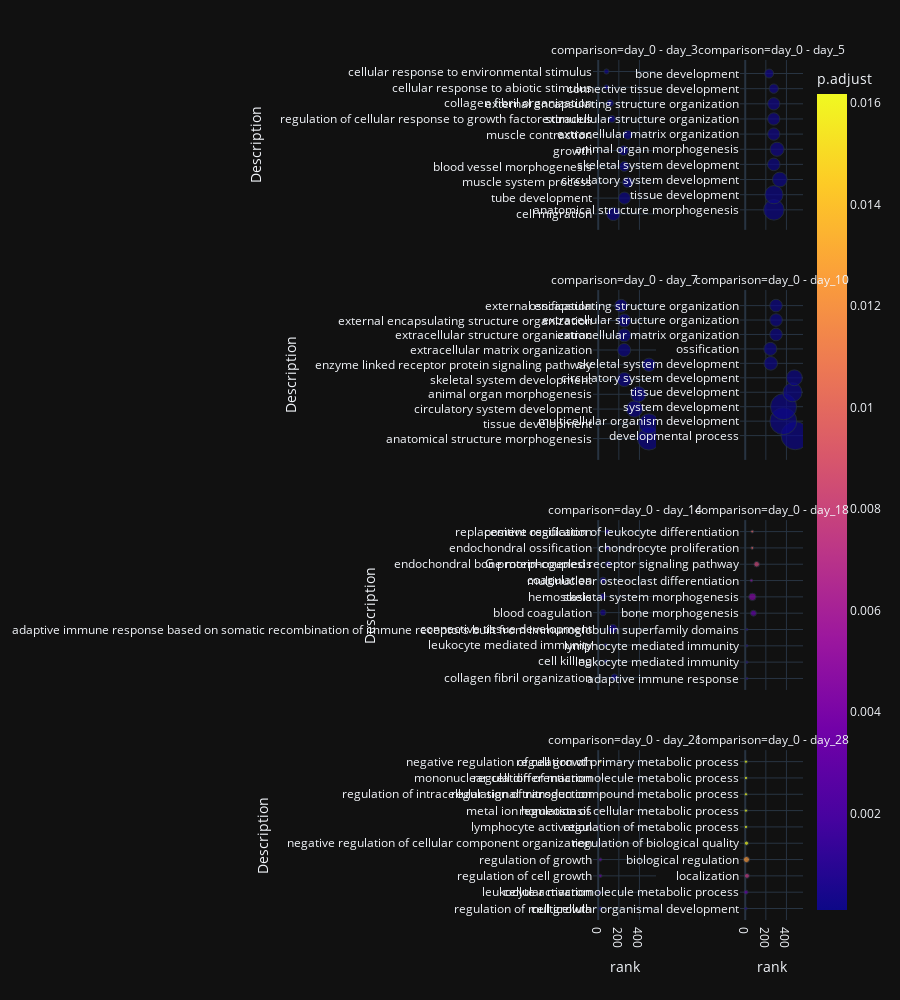

The code cell stored with this chart in its notebook:
### Code cell
%R -o gsearesult
gsearesult = gsearesult.reset_index()
fig = px.scatter(gsearesult, y='Description', color='p.adjust', size='setSize', x='rank', facet_col='comparison', facet_col_wrap=2, facet_col_spacing=0.4, height=1000)
fig.update_yaxes(matches=None, showticklabels=True)
fig

### Figure 1 — Plotly figure (JSON) as saved in the notebook; plotly's stock layout.template omitted (floating-point values rounded to 4 significant figures)
{"data": [{"hovertemplate": "comparison=day_0 - day_3<br>rank=%{x}<br>Description=%{y}<br>setSize=%{marker.size}<br>p.adjust=%{marker.color}<extra></extra>", "legendgroup": "", "marker": {"color": [0.0001241, 0.0001277, 0.0001332, 0.0001339, 0.0001355, 0.000138, 0.0001468, 0.0001474, 0.0001586, 0.0001586], "coloraxis": "coloraxis", "size": [79, 65, 48, 45, 43, 38, 23, 22, 12, 12], "sizemode": "area", "sizeref": 0.895, "symbol": "circle"}, "mode": "markers", "name": "", "orientation": "h", "showlegend": false, "x": [147.0, 255.0, 286.0, 253.0, 245.0, 286.0, 133.0, 116.0, 80.0, 80.0], "xaxis": "x7", "y": ["cell migration", "tube development", "muscle system process", "blood vessel morphogenesis", "growth", "muscle contraction", "regulation of cellular response to growth factor stimulus", "collagen fibril organization", "cellular response to abiotic stimulus", "cellular response to environmental stimulus"], "yaxis": "y7", "type": "scatter"}, {"hovertemplate": "comparison=day_0 - day_5<br>rank=%{x}<br>Description=%{y}<br>setSize=%{marker.size}<br>p.adjust=%{marker.color}<extra></extra>", "legendgroup": "", "marker": {"color": [0.0001035, 0.0001049, 0.0001086, 0.000112, 0.0002192, 0.0002255, 0.0002255, 0.0002255, 0.0002421, 0.0002443], "coloraxis": "coloraxis", "size": [190, 149, 98, 71, 89, 68, 68, 68, 39, 36], "sizemode": "area", "sizeref": 0.895, "symbol": "circle"}, "mode": "markers", "name": "", "orientation": "h", "showlegend": false, "x": [278.0, 279.0, 336.0, 277.0, 309.0, 277.0, 277.0, 277.0, 277.0, 232.0], "xaxis": "x8", "y": ["anatomical structure morphogenesis", "tissue development", "circulatory system development", "skeletal system development", "animal organ morphogenesis", "extracellular matrix organization", "extracellular structure organization", "external encapsulating structure organization", "connective tissue development", "bone development"], "yaxis": "y8", "type": "scatter"}, {"hovertemplate": "comparison=day_0 - day_7<br>rank=%{x}<br>Description=%{y}<br>setSize=%{marker.size}<br>p.adjust=%{marker.color}<extra></extra>", "legendgroup": "", "marker": {"color": [0.0001033, 0.0001048, 0.000108, 0.000109, 0.0001111, 0.0001133, 0.0001137, 0.0001137, 0.0001137, 0.0001141], "coloraxis": "coloraxis", "size": [236, 181, 121, 106, 90, 78, 77, 77, 77, 74], "sizemode": "area", "sizeref": 0.895, "symbol": "circle"}, "mode": "markers", "name": "", "orientation": "h", "showlegend": false, "x": [492.0, 492.0, 352.0, 389.0, 253.0, 492.0, 252.0, 252.0, 252.0, 222.0], "xaxis": "x5", "y": ["anatomical structure morphogenesis", "tissue development", "circulatory system development", "animal organ morphogenesis", "skeletal system development", "enzyme linked receptor protein signaling pathway", "extracellular matrix organization", "extracellular structure organization", "external encapsulating structure organization", "ossification"], "yaxis": "y5", "type": "scatter"}, {"hovertemplate": "comparison=day_0 - day_10<br>rank=%{x}<br>Description=%{y}<br>setSize=%{marker.size}<br>p.adjust=%{marker.color}<extra></extra>", "legendgroup": "", "marker": {"color": [0.0001011, 0.0001013, 0.0001014, 0.0001034, 0.0001059, 0.0001087, 0.0001102, 0.0001109, 0.0001109, 0.0001109], "coloraxis": "coloraxis", "size": [358, 326, 307, 163, 113, 83, 77, 71, 71, 71], "sizemode": "area", "sizeref": 0.895, "symbol": "circle"}, "mode": "markers", "name": "", "orientation": "h", "showlegend": false, "x": [485.0, 370.0, 372.0, 459.0, 477.0, 248.0, 244.0, 299.0, 299.0, 299.0], "xaxis": "x6", "y": ["developmental process", "multicellular organism development", "system development", "tissue development", "circulatory system development", "skeletal system development", "ossification", "extracellular matrix organization", "extracellular structure organization", "external encapsulating structure organization"], "yaxis": "y6", "type": "scatter"}, {"hovertemplate": "comparison=day_0 - day_14<br>rank=%{x}<br>Description=%{y}<br>setSize=%{marker.size}<br>p.adjust=%{marker.color}<extra></extra>", "legendgroup": "", "marker": {"color": [0.0001293, 0.0002558, 0.0002558, 0.0003673, 0.0003894, 0.0003894, 0.0003894, 0.0006908, 0.0007327, 0.0007327], "coloraxis": "coloraxis", "size": [23, 5, 5, 36, 18, 18, 18, 15, 11, 11], "sizemode": "area", "sizeref": 0.895, "symbol": "circle"}, "mode": "markers", "name": "", "orientation": "h", "showlegend": false, "x": [158.0, 74.0, 74.0, 142.0, 46.0, 46.0, 46.0, 99.0, 87.0, 87.0], "xaxis": "x3", "y": ["collagen fibril organization", "cell killing", "leukocyte mediated immunity", "connective tissue development", "blood coagulation", "hemostasis", "coagulation", "endochondral bone morphogenesis", "endochondral ossification", "replacement ossification"], "yaxis": "y3", "type": "scatter"}, {"hovertemplate": "comparison=day_0 - day_18<br>rank=%{x}<br>Description=%{y}<br>setSize=%{marker.size}<br>p.adjust=%{marker.color}<extra></extra>", "legendgroup": "", "marker": {"color": [0.0009618, 0.0009618, 0.0009618, 0.0009618, 0.00296, 0.004359, 0.004782, 0.008199, 0.00973, 0.00973], "coloraxis": "coloraxis", "size": [3, 3, 3, 3, 16, 25, 4, 14, 4, 4], "sizemode": "area", "sizeref": 0.895, "symbol": "circle"}, "mode": "markers", "name": "", "orientation": "h", "showlegend": false, "x": [16.0, 16.0, 16.0, 16.0, 80.0, 70.0, 60.0, 111.0, 68.0, 68.0], "xaxis": "x4", "y": ["adaptive immune response", "leukocyte mediated immunity", "lymphocyte mediated immunity", "adaptive immune response based on somatic recombination of immune receptors built from immunoglobulin superfamily domains", "bone morphogenesis", "skeletal system morphogenesis", "multinuclear osteoclast differentiation", "G protein-coupled receptor signaling pathway", "chondrocyte proliferation", "positive regulation of leukocyte differentiation"], "yaxis": "y4", "type": "scatter"}, {"hovertemplate": "comparison=day_0 - day_21<br>rank=%{x}<br>Description=%{y}<br>setSize=%{marker.size}<br>p.adjust=%{marker.color}<extra></extra>", "legendgroup": "", "marker": {"color": [0.0004823, 0.002099, 0.003329, 0.003329, 0.003685, 0.006679, 0.01049, 0.01117, 0.01267, 0.01493], "coloraxis": "coloraxis", "size": [6, 4, 5, 5, 3, 3, 4, 5, 3, 4], "sizemode": "area", "sizeref": 0.895, "symbol": "circle"}, "mode": "markers", "name": "", "orientation": "h", "showlegend": false, "x": [21.0, 13.0, 21.0, 21.0, 9.0, 11.0, 19.0, 25.0, 13.0, 21.0], "xaxis": "x", "y": ["cell growth", "leukocyte activation", "regulation of cell growth", "regulation of growth", "negative regulation of cellular component organization", "lymphocyte activation", "metal ion homeostasis", "regulation of intracellular signal transduction", "mononuclear cell differentiation", "negative regulation of cell growth"], "yaxis": "y", "type": "scatter"}, {"hovertemplate": "comparison=day_0 - day_28<br>rank=%{x}<br>Description=%{y}<br>setSize=%{marker.size}<br>p.adjust=%{marker.color}<extra></extra>", "legendgroup": "", "marker": {"color": [0.0008803, 0.003121, 0.007529, 0.01232, 0.01613, 0.01618, 0.01618, 0.01618, 0.01618, 0.01618], "coloraxis": "coloraxis", "size": [4, 8, 11, 17, 8, 5, 5, 5, 5, 5], "sizemode": "area", "sizeref": 0.895, "symbol": "circle"}, "mode": "markers", "name": "", "orientation": "h", "showlegend": false, "x": [6.0, 8.0, 17.0, 12.0, 12.0, 7.0, 7.0, 7.0, 7.0, 7.0], "xaxis": "x2", "y": ["regulation of multicellular organismal development", "cellular macromolecule metabolic process", "localization", "biological regulation", "regulation of biological quality", "regulation of metabolic process", "regulation of cellular metabolic process", "regulation of nitrogen compound metabolic process", "regulation of macromolecule metabolic process", "regulation of primary metabolic process"], "yaxis": "y2", "type": "scatter"}], "layout": {"xaxis": {"anchor": "y", "domain": [0.0, 0.3], "title": {"text": "rank"}}, "yaxis": {"anchor": "x", "domain": [0.0, 0.1975], "title": {"text": "Description"}, "showticklabels": true}, "xaxis2": {"anchor": "y2", "domain": [0.7, 1.0], "matches": "x", "title": {"text": "rank"}}, "yaxis2": {"anchor": "x2", "domain": [0.0, 0.1975], "showticklabels": true}, "xaxis3": {"anchor": "y3", "domain": [0.0, 0.3], "matches": "x", "showticklabels": false}, "yaxis3": {"anchor": "x3", "domain": [0.2675, 0.465], "title": {"text": "Description"}, "showticklabels": true}, "xaxis4": {"anchor": "y4", "domain": [0.7, 1.0], "matches": "x", "showticklabels": false}, "yaxis4": {"anchor": "x4", "domain": [0.2675, 0.465], "showticklabels": true}, "xaxis5": {"anchor": "y5", "domain": [0.0, 0.3], "matches": "x", "showticklabels": false}, "yaxis5": {"anchor": "x5", "domain": [0.535, 0.7325], "title": {"text": "Description"}, "showticklabels": true}, "xaxis6": {"anchor": "y6", "domain": [0.7, 1.0], "matches": "x", "showticklabels": false}, "yaxis6": {"anchor": "x6", "domain": [0.535, 0.7325], "showticklabels": true}, "xaxis7": {"anchor": "y7", "domain": [0.0, 0.3], "matches": "x", "showticklabels": false}, "yaxis7": {"anchor": "x7", "domain": [0.8025, 1.0], "title": {"text": "Description"}, "showticklabels": true}, "xaxis8": {"anchor": "y8", "domain": [0.7, 1.0], "matches": "x", "showticklabels": false}, "yaxis8": {"anchor": "x8", "domain": [0.8025, 1.0], "showticklabels": true}, "annotations": [{"font": {}, "showarrow": false, "text": "comparison=day_0 - day_21", "x": 0.15, "xanchor": "center", "xref": "paper", "y": 0.1975, "yanchor": "bottom", "yref": "paper"}, {"font": {}, "showarrow": false, "text": "comparison=day_0 - day_28", "x": 0.85, "xanchor": "center", "xref": "paper", "y": 0.1975, "yanchor": "bottom", "yref": "paper"}, {"font": {}, "showarrow": false, "text": "comparison=day_0 - day_14", "x": 0.15, "xanchor": "center", "xref": "paper", "y": 0.465, "yanchor": "bottom", "yref": "paper"}, {"font": {}, "showarrow": false, "text": "comparison=day_0 - day_18", "x": 0.85, "xanchor": "center", "xref": "paper", "y": 0.465, "yanchor": "bottom", "yref": "paper"}, {"font": {}, "showarrow": false, "text": "comparison=day_0 - day_7", "x": 0.15, "xanchor": "center", "xref": "paper", "y": 0.7325, "yanchor": "bottom", "yref": "paper"}, {"font": {}, "showarrow": false, "text": "comparison=day_0 - day_10", "x": 0.85, "xanchor": "center", "xref": "paper", "y": 0.7325, "yanchor": "bottom", "yref": "paper"}, {"font": {}, "showarrow": false, "text": "comparison=day_0 - day_3", "x": 0.15, "xanchor": "center", "xref": "paper", "y": 1.0, "yanchor": "bottom", "yref": "paper"}, {"font": {}, "showarrow": false, "text": "comparison=day_0 - day_5", "x": 0.85, "xanchor": "center", "xref": "paper", "y": 1.0, "yanchor": "bottom", "yref": "paper"}], "coloraxis": {"colorbar": {"title": {"text": "p.adjust"}}, "colorscale": [[0.0, "#0d0887"], [0.1111, "#46039f"], [0.2222, "#7201a8"], [0.3333, "#9c179e"], [0.4444, "#bd3786"], [0.5556, "#d8576b"], [0.6667, "#ed7953"], [0.7778, "#fb9f3a"], [0.8889, "#fdca26"], [1.0, "#f0f921"]]}, "legend": {"tracegroupgap": 0, "itemsizing": "constant"}, "margin": {"t": 60}, "height": 1000}}
